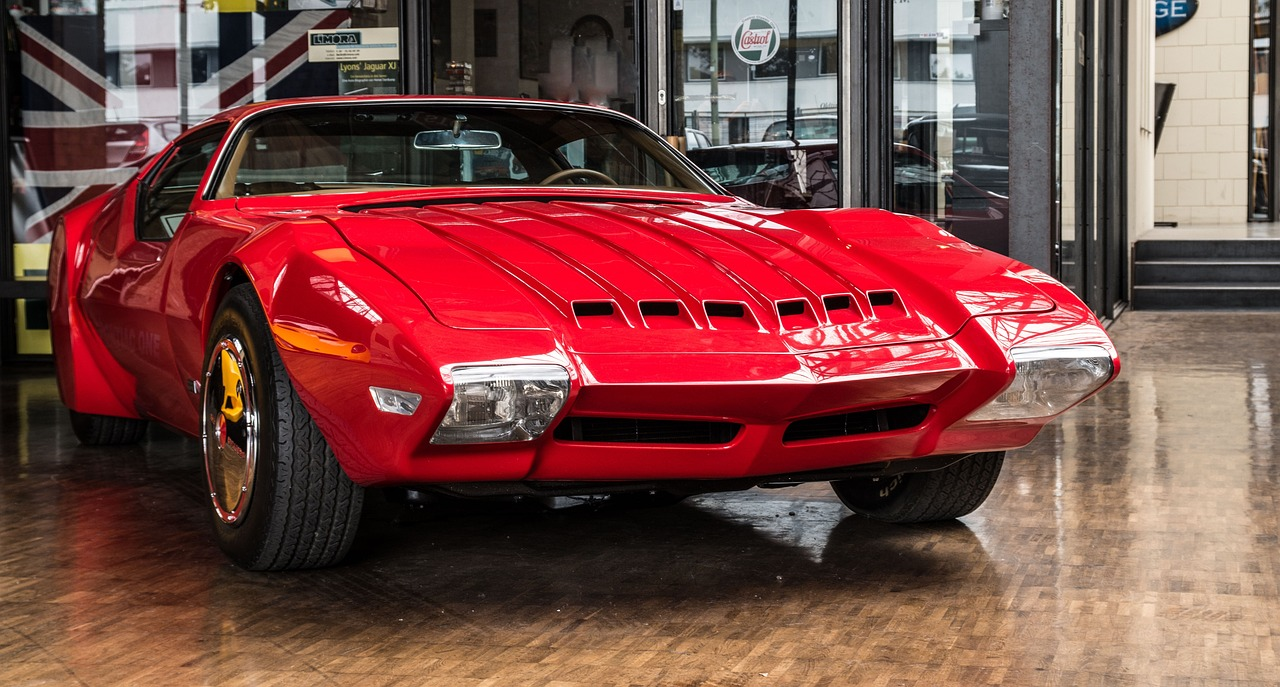
#> input picture python_openCV_AI/images/car.jpg, 1280 x 687 px
$ python lesson6.py
#> lines starting #> are read from the running program, lines starting #| are printed output that depends on the picture
#!/usr/bin/python3
"""when we press on q we quit the program and we press on s we save the new image"""
import cv2

img = cv2.imread("images/car.jpg", 0)
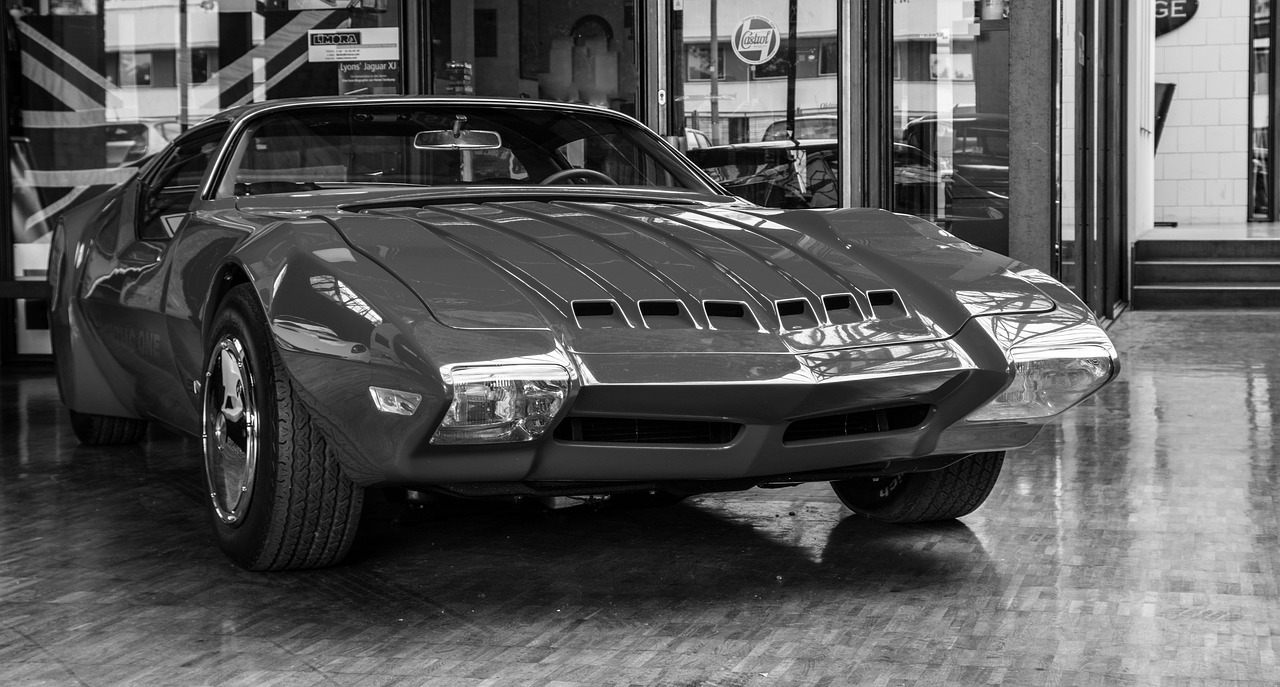
#> img: shape (687, 1280); min 0, max 255, mean 88.1
cv2.imshow("rania", img)
k = cv2.waitKey(0)
#> (key q is pressed here)

if k == ord("q"):
    cv2.destroyAllWindows()
elif k == ord("s"):
    cv2.imwrite("images/gray_car.jpg", img)
    cv2.destroyAllWindows()
